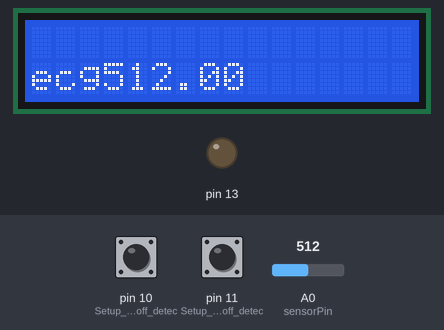
A sketch run on a simulated Arduino Uno, built with avr-gcc and run on an emulated ATmega328P. Shown: 16×2 character LCD, output pins drawn as LEDs (lit = HIGH). The inputs (shaded band) are chosen by the test bench; at power-on: A0 (sensorPin) = 512, pin 10 (Setup_for_leads_off_detec) LOW, pin 11 (Setup_for_leads_off_detec) LOW. What the sketch prints to the serial monitor is not drawn.

Above: at 2.2 s.
7.0 s: A0 (sensorPin) set to 560
At 7.6 s:
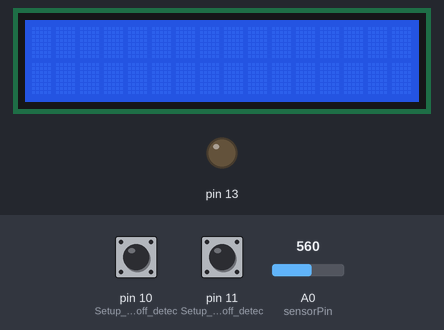
At 16.7 s:
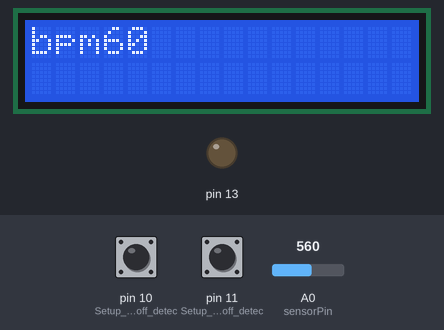
Timing chart, 0 to 18.2 s (numbered marks = the images above; inputs shaded):
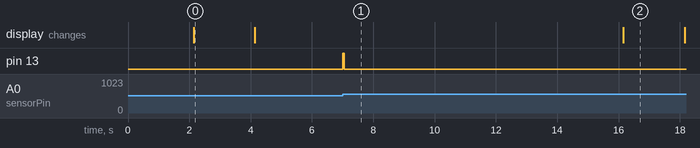

The sketch:

movable_traffic_dividers.ino
```cpp
//heart
int sensorPin = A0;
float sensorValue = 0;
int count = 9;
unsigned long starttime = 0;
int heartrate = 0;
boolean counted = false;

float ecg_count=0;

//temp
const int lm35_pin = A1;

//gsm
#include <SoftwareSerial.h>
SoftwareSerial gsm(1,0);

//lcd
#include <LiquidCrystal.h>
#include <LiquidCrystal_I2C.h>
LiquidCrystal_I2C lcd(0x3F,16,2);
#include <Wire.h>

void setup() {
Serial.begin(115200);

lcd.init();
lcd.begin(16,2);
lcd.backlight();

gsm.begin(9600);

pinMode(10, INPUT); // Setup for leads off detection LO +
pinMode(11, INPUT); // Setup for leads off detection LO -

pinMode (13, OUTPUT);


 ecg();
 delay(2000);
 heart();
 delay(2000);
 temp();
 delay(1000);
 SendMessage();
 delay(1000);
}

void ecg() {

if((digitalRead(10) == 1)||(digitalRead(11) == 1)){
Serial.println('!');
delay(2000);
}
else{
// send the value of analog input 2:
ecg_count=analogRead(A2);
Serial.println("ecg");
Serial.println(ecg_count);
}
//Wait for a bit to keep serial data from saturating
delay(2000);
 lcd.setCursor(0,1);
 lcd.print("ecg");
 lcd.print(ecg_count);
 delay(2000);
 lcd.clear();
}
void heart(){
  starttime = millis();
while (millis()<starttime+10000)                   // Reading pulse sensor for 10 seconds
{
sensorValue = analogRead(sensorPin);
if (sensorValue > 550 && counted == false)  // Threshold value is 550 (~ 2.7V)
{
count++;
Serial.print ("count = ");
Serial.println (count);
digitalWrite (13,HIGH);
delay (50);
digitalWrite (13, LOW);
counted = true;
}
else if (sensorValue < 550)
{
counted = false;
digitalWrite (13, LOW);
}
}
heartrate = count*6;                               // Multiply the count by 6 to get beats per minute
Serial.println ();
Serial.print ("BPM = ");
Serial.println (heartrate);                        // Display BPM in the Serial Monitor
Serial.println ();
count = 0;
lcd.setCursor(0,0);
lcd.print("bpm");
lcd.print(heartrate);
}


void temp(){
  int temp_adc_val;
  float temp_val;
  temp_adc_val = analogRead(lm35_pin);  /* Read Temperature */
  temp_val = (temp_adc_val * 4.88); /* Convert adc value to equivalent voltage */
  temp_val = (temp_val/10); /* LM35 gives output of 10mv/°C */
  Serial.print("Temperature = ");
  Serial.print(temp_val);
  Serial.print(" Degree Celsius\n");
  lcd.setCursor(0,0);
  lcd.print("TempinC");
  lcd.print(temp_val);
  delay(2000);
  lcd.clear();
}
void SendMessage()
{
  gsm.println("AT+CMGF=1");
  delay(1000);
  gsm.println("AT+CMGS=\"+917975528296\"\r");
  delay(1000);
  gsm.print("alert");

  gsm.println((char)26);
  delay(1000);
}

void loop(){
  temp();
  delay(2000);


}
```

Measured:
- after the input at 7.0 s, pin 13: LOW → HIGH at once, → LOW 0.05 s later
- what the display in image 0 shows lasts 2.0 s, from 2.1 s to 4.1 s
